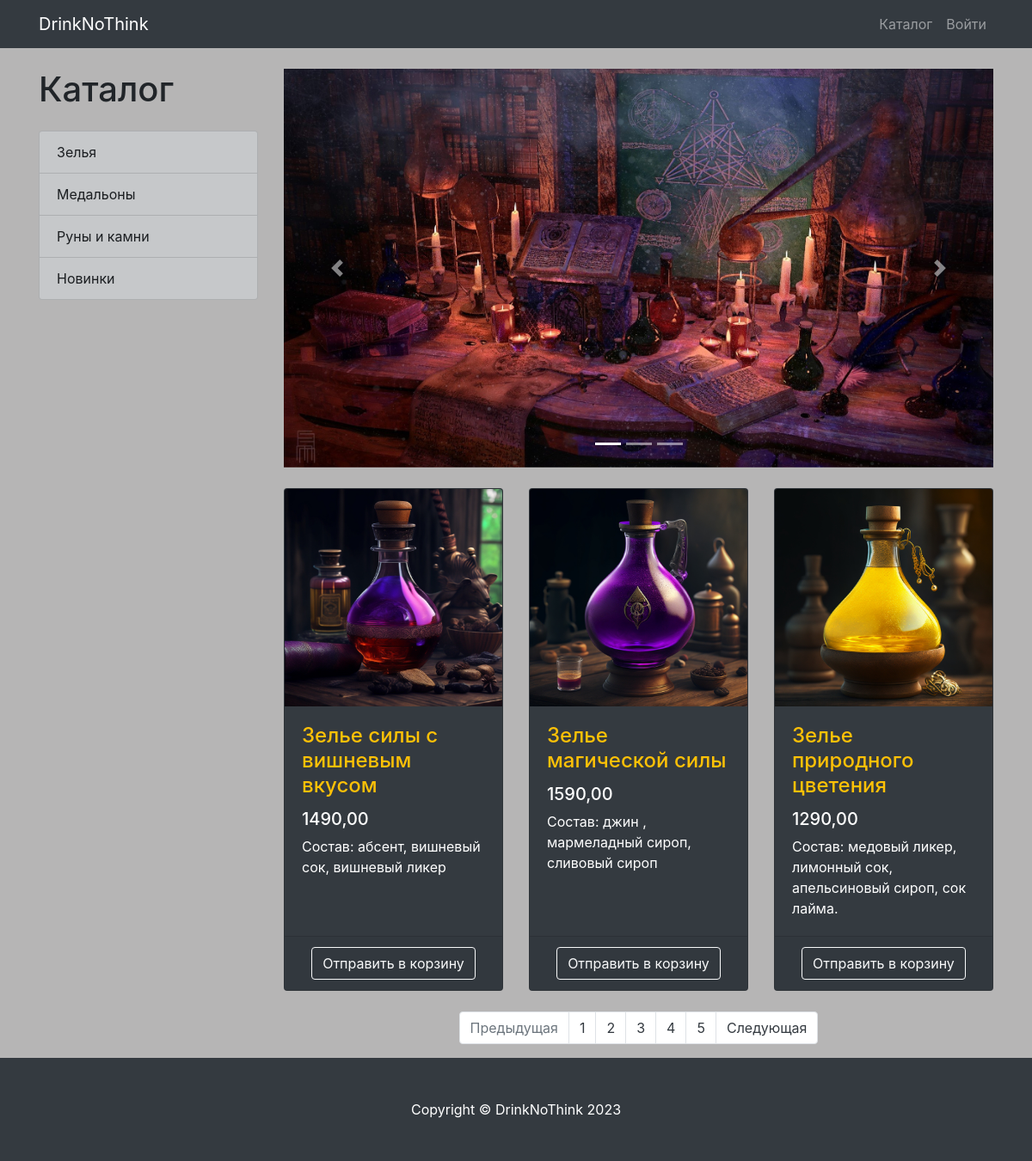
Screenshot of /products/ with the database file from the repository.
### products/models.py (models this page shows, shortened)
class ProductCategory(models.Model):
    name = models.CharField(max_length=128, unique=True)
    description = models.TextField(null=True, blank=True)
    class Meta:
        verbose_name = 'Категория'
        verbose_name_plural = 'Категории'

class Product(models.Model):
    name = models.CharField(max_length=256)
    description = models.TextField()
    price = models.DecimalField(max_digits=6, decimal_places=2)
    quantity = models.PositiveIntegerField(default=0)
    image = models.ImageField(upload_to='products_images')
    category = models.ForeignKey(to=ProductCategory, on_delete=models.CASCADE)
    class Meta:
        verbose_name = 'Продукт'
        verbose_name_plural = 'Продукты'
        ordering = ['id']

### products/views.py (the view)
# urls.py: path('', products, name='index'),
def products(request, category_id=None, page_number=1):
    products = Product.objects.filter(category_id=category_id) if category_id else Product.objects.all()
    per_page = 3
    paginator = Paginator(products, per_page)
    products_paginator = paginator.page(page_number)
    context = {
        'title': 'Ассортимент',
        'categories': ProductCategory.objects.all(),
        'products': products_paginator,
    }
    return render(request, 'products/products.html', context)

### products/templates/products/products.html (shortened to what this page needs)
{% extends 'products/base.html' %}
{% load static %}
{% block css %}
        <link href="{% static 'vendor/css/products.css' %}" rel="stylesheet">
{% endblock %}
{% block content %}
        <div class="container">
    <div class="row">
        <div class="col-lg-3">
            <h1 class="my-4">Каталог </h1>
            <div class="list-group">
                {% for category in categories %}
                    <a href="{% url 'products:category' category.id %}" class="list-group-item list-group-item-action list-group-item-dark">
                        {{ category.name }}
                    </a>
                {% endfor %}
            </div>
        </div>
        <div class="col-lg-9">
            <div id="carouselExampleIndicators" class="carousel slide my-4" data-ride="carousel">
                <ol class="carousel-indicators">
                    <li data-target="#carouselExampleIndicators" data-slide-to="0" class="active"></li>
                    <li data-target="#carouselExampleIndicators" data-slide-to="1"></li>
                    <li data-target="#carouselExampleIndicators" data-slide-to="2"></li>
                </ol>
                <div class="carousel-inner" role="listbox">
                    <div class="carousel-item active">
                        <img class="d-block img-fluid" src="/static/vendor/img/slides/slide-1.jpg" alt="First slide">
                    </div>
                </div>
                <a class="carousel-control-prev" href="#carouselExampleIndicators" role="button" data-slide="prev">
                    <span class="carousel-control-prev-icon" aria-hidden="true"></span>
                </a>
                <a class="carousel-control-next" href="#carouselExampleIndicators" role="button" data-slide="next">
                    <span class="carousel-control-next-icon" aria-hidden="true"></span>
                </a>
            </div>
            <div class="row">
                {% for products in products %}
                    <div class="col-lg-4 col-md-6 mb-4">
                    <div class="card h-100 text-white bg-dark">
                        <a href="#">
                            <img class="card-img-top"
                                 src="{{ products.image.url }}"
                                 alt="">
                        </a>
                        <div class="card-body">
                            <h4 class="card-title">
                                <a href="#" class="text-warning">{{ products.name }}</a>
                            </h4>
                            <h5>{{ products.price }}</h5>
                            <p class="card-text">{{ products.description }}</p>
                        </div>
                        <div class="card-footer text-center">
                            <a class="btn btn-outline-light"
                               href="{% url 'products:basket_add' products.id %}">
                                Отправить в корзину
                            </a>
                        </div>
                    </div>
                </div>
                {% endfor %}
            </div>
            <nav aria-label="Page navigation example">
                <ul class="pagination justify-content-center">
                    <li class="page-item {% if not products.has_previous %} disabled {% endif %}">
                        <a class="page-link"
                           href="{% if products.has_previous %} {% url 'products:paginator' products.previous_page_number %} {% else %} # {% endif %}"
                           tabindex="-1" aria-disabled="true">
                            Предыдущая
                        </a>
                    </li>
                    {% for page in products.paginator.page_range %}
                        <li class="page-item">
                            <a class="page-link text-dark" href="{% url 'products:paginator' page %}">
                                {{ page }}
                            </a>
                        </li>
                    {% endfor %}
                    <li class="page-item {% if not products.has_next %} disabled {% endif %}">
                        <a class="page-link text-dark"
                           href="{% if products.has_next %} {% url 'products:paginator' products.next_page_number %} {% else %} # {% endif %}">
                            Следующая
                        </a>
                    </li>
                </ul>
            </nav>
        </div>
    </div>
</div>
{% endblock %}
{% block footer %}
        <footer class="py-5 bg-dark">
    <div class="container">
        <p class="m-0 text-center text-white">Copyright &copy; DrinkNoThink 2023</p>
    </div>
</footer>
{% endblock %}

### rows the page displays
ProductCategory: name "Зелья"
ProductCategory: name "Медальоны"
ProductCategory: name "Руны и камни"
ProductCategory: name "Новинки"
Product: image (picture), name "Зелье силы с вишневым вкусом", price "1490,00", description "Состав: абсент, вишневый сок, вишневый ликер"
Product: image (picture), name "Зелье магической силы", price "1590,00", description "Состав: джин , мармеладный сироп, сливовый сироп"
Product: image (picture), name "Зелье природного цветения", price "1290,00", description "Состав: медовый ликер, лимонный сок, апельсиновый сироп, сок лайма."

### other values shown
{{ page }} "1" "2" "3" "4" "5"
